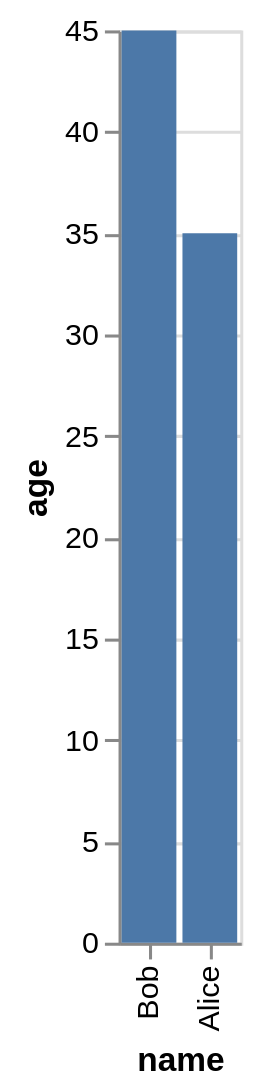

The Vega-Lite source for this figure:
### Vega-Lite specification from a JSON file in a GitHub repository (floating-point values rounded to 4 significant figures)
{"data": {"values": [{"x_data": "Bob", "y_data": 45}, {"x_data": "Alice", "y_data": 35}]}, "mark": "bar", "encoding": {"x": {"field": "x_data", "type": "nominal", "title": "name", "sort": {"op": "sum", "field": "y_data", "order": "descending"}}, "y": {"field": "y_data", "type": "quantitative", "title": "age"}}}
